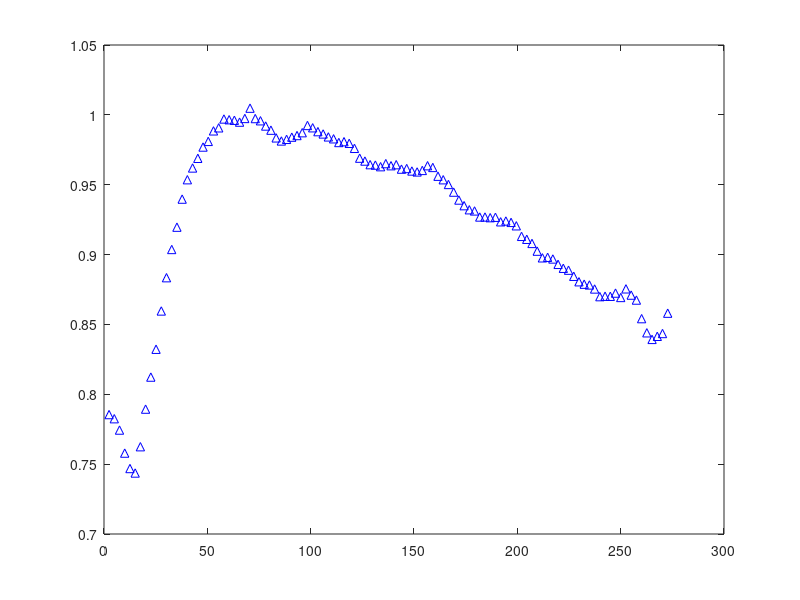

The MATLAB script that drew this image: (Note: this script raises an error after producing the figure.)
water_plot_Xaxis = load('session_waterRMS', 'water_plot_Xaxis').water_plot_Xaxis;
water_u_RMS_plot_Yaxis = load('session_waterRMS', 'water_u_RMS_plot_Yaxis').water_u_RMS_plot_Yaxis;
water_v_RMS_plot_Yaxis = load('session_waterRMS', 'water_v_RMS_plot_Yaxis').water_v_RMS_plot_Yaxis;
solution_plot_Xaxis = load('session_solutionRMS', 'solution_plot_Xaxis').solution_plot_Xaxis;
solution_u_RMS_plot_Yaxis = load('session_solutionRMS', 'solution_u_RMS_plot_Yaxis').solution_u_RMS_plot_Yaxis;
solution_v_RMS_plot_Yaxis = load('session_solutionRMS', 'solution_v_RMS_plot_Yaxis').solution_v_RMS_plot_Yaxis;

% p_u_water = plot(water_plot_Xaxis,water_u_RMS_plot_Yaxis,'b^');
% p_u_water.LineWidth = 1.2;
% p_u_water.MarkerSize = 7;
% % p_u_water.MarkerEdgeColor = 'blue';
% p_u_water.MarkerFaceColor = 'blue';
% box on;
% xlabel('$${\it y^+}$$','FontSize',20,'Interpreter','latex');
% ylabel('$${\it u^\prime}_{{\rm rms}}^+$$','FontSize',20,'Interpreter','latex');
% xlim([0 60]); 
% hold on
% p_u_solution = plot(solution_plot_Xaxis,solution_u_RMS_plot_Yaxis,'r^');
% p_u_solution.MarkerEdgeColor = 'red';
% p_u_solution.MarkerFaceColor = 'red';
% legend({'water','80ppm'},'Location','northeast')
% hold off 

p_v_water = plot(water_plot_Xaxis,water_v_RMS_plot_Yaxis,'b^');
p_v_water.LineWidth = 1.2;
p_v_water.MarkerSize = 7;
p_v_water.MarkerFaceColor = 'blue';
box on;
xlabel('$${\it y^+}$$','FontSize',20,'Interpreter','latex');
ylabel('$${\it v^\prime}_{{\rm rms}}^+$$','FontSize',20,'Interpreter','latex');
xlim([0 60]); 
hold on
p_v_solution = plot(solution_plot_Xaxis,solution_v_RMS_plot_Yaxis,'r^');
p_v_solution.MarkerEdgeColor = 'red';
p_v_solution.MarkerFaceColor = 'red';
legend({'water','80ppm'},'Location','northeast')
hold off 